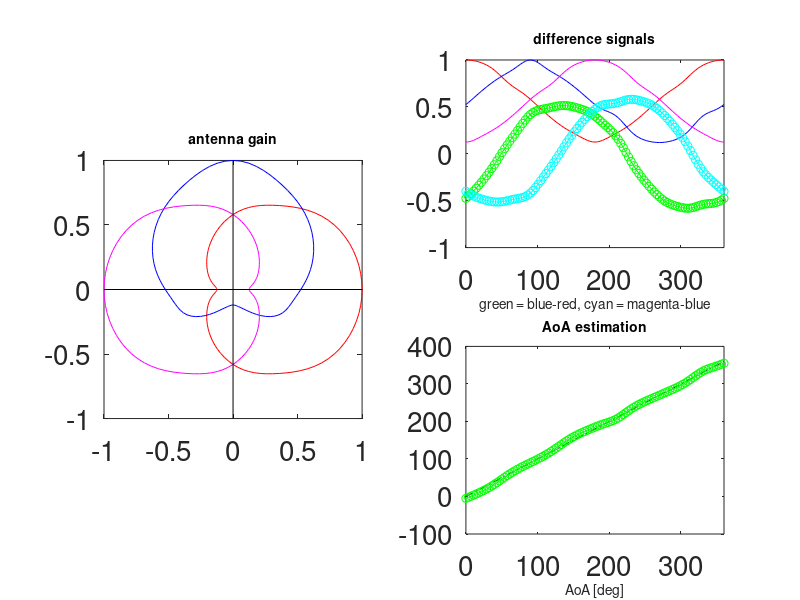

This chart was generated by the following MATLAB code:
function aoaprinciple%   % AOAPRINCIPLE%   deg = 180/pi;      phi = 0:pi/50:2*pi;   r1 = 1.4 + cos(phi) - 0.1*((1-cos(3*phi))/2).^4;   r2 = 1.3 + sin(phi) + 0.2*((1-sin(3*phi))/2).^4;   r3 = 1.4 + cos(phi+pi) - 0.1*((1-cos(3*(phi+pi)))/2).^4;      r1 = r1/max(r1);   r2 = r2/max(r2);   r3 = r3/max(r3);      clf;   subplot(121);   plot(r1.*cos(phi),r1.*sin(phi),'r');   hold on;   plot(r2.*cos(phi),r2.*sin(phi),'b');   plot(r3.*cos(phi),r3.*sin(phi),'m');   plot([-1 1],[ 0 0],'k');   plot([ 0 0],[-1 1],'k');   set(gca,'dataaspectratio',[1 1 1]);   set(gca,'xlim',[-1 1]);
   set(gca,'ylim',[-1 1]);   set(gca,'fontsize',20);   h = title('antenna gain');   set(h,'fontsize',10);      subplot(222);   plot(phi*deg,r1,'r');   hold on;   plot(phi*deg,r2,'b');   plot(phi*deg,r3,'m');      r21 = r2-r1;   plot(phi*deg,r21,'g', phi*deg,r21,'go');   r32 = r3-r2;   plot(phi*deg,r32,'c', phi*deg,r32,'co');   set(gca,'xlim',[0 360]);   set(gca,'fontsize',20);   h = title('difference signals');   set(h,'fontsize',10);   h = xlabel('green = blue-red, cyan = magenta-blue');   set(h,'fontsize',10);   subplot(224);   plot(phi*deg,phi*deg,'k-.');   hold on;      theta = atan2(r32,r21) + 3*pi/4;   idx = find(theta<0);   theta(idx) = theta(idx) + 2*pi;   idx = find(theta(1:5)>pi);   theta(idx) = theta(idx) - 2*pi;   plot(phi*deg,theta*deg,'g');   plot(phi*deg,theta*deg,'go');      set(gca,'xlim',[0 360]);   set(gca,'fontsize',20);   h = title('AoA estimation');   set(h,'fontsize',10);   h = xlabel('AoA [deg]');   set(h,'fontsize',10);end
